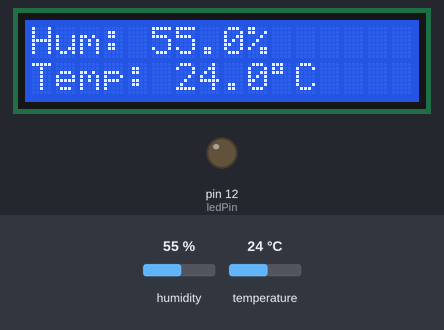
Simulated run of this sketch. Board: Arduino Uno, built with avr-gcc and run on an emulated ATmega328P. Shown: 16×2 character LCD, output pins drawn as LEDs (lit = HIGH). Dashed ring = blinking. The inputs (shaded band) are chosen by the test bench; at power-on: humidity 55 %, temperature 24 °C. What the sketch prints to the serial monitor is not drawn.

Above: at 1.2 s.
1.3 s: humidity set to 79 %
At 2.9 s:
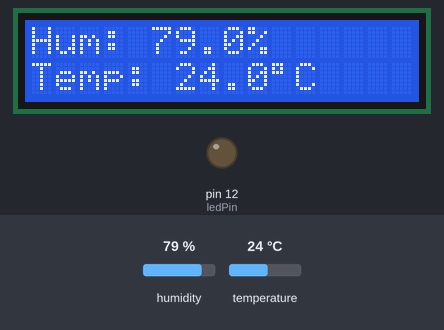
4.1 s: humidity set to 82 %
At 4.7 s:
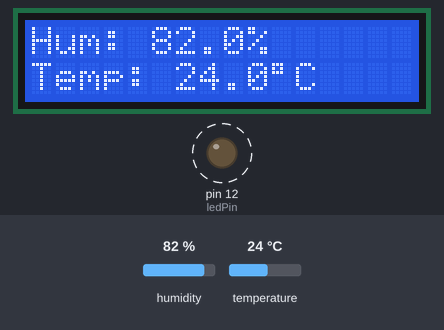
8.9 s: temperature set to 12 °C
At 11.0 s:
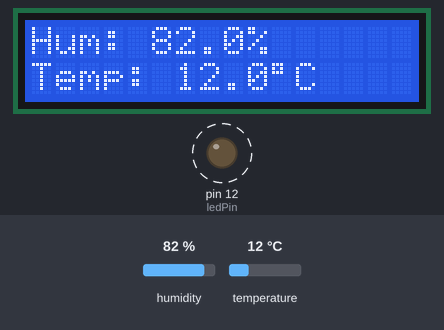
12.1 s: temperature set to 19 °C
At 13.5 s:
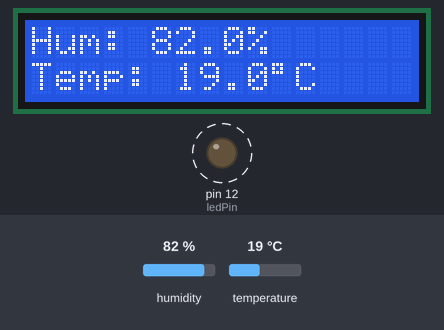
14.9 s: humidity set to 22 %
At 17.8 s:
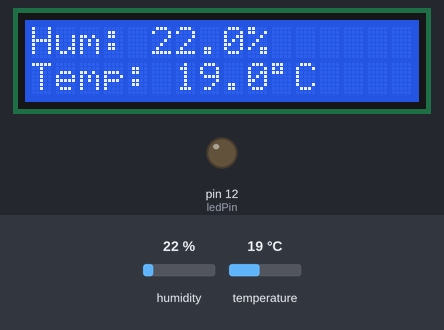
Timing chart, 0 to 19.3 s (numbered marks = the images above; inputs shaded):
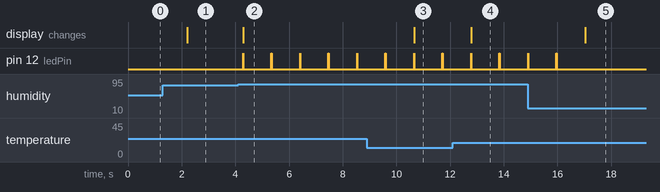

The sketch:

dh11.ino
```cpp
#include <Wire.h>
#include <LiquidCrystal_I2C.h>
#include "DHT.h"

LiquidCrystal_I2C lcd(0x27, 16, 2);   //16位元,2列
const int ledPin = 12;
const int DHTPIN = A0;
#define DHTTYPE DHT11
const float tempThreshold = 40.0; // 溫度門檻
const float humiThreshold = 80.0; // 濕度門檻
const int inter_time = 1000;
int time = 0;


DHT dht(DHTPIN, DHTTYPE);

void setup() {
  Serial.begin(9600);
  lcd.init();   // 初始化
  lcd.backlight(); // 開啟背光
  lcd.setCursor(0, 0);
  pinMode(ledPin, OUTPUT);
  dht.begin();
}

void loop()
{
  float duration, distance;
  float h = dht.readHumidity();
  float t = dht.readTemperature();

  Serial.print("s, Humidity: ");
  Serial.print(h);
  Serial.print("%, Temp: ");
  Serial.print(t);
  Serial.println("C");


  lcd.setCursor(0, 0);    // 設定螢幕座標
  lcd.print("Hum: ");
  lcd.print(h, 1);
  lcd.print("%     ");
  lcd.setCursor(0, 1);
  lcd.print("Temp: ");
  lcd.print(t, 1);
  lcd.print((char)223);
  lcd.print("C   ");


  if ( t > tempThreshold || h > humiThreshold)
  {
    digitalWrite(ledPin, HIGH);
    delay(10);
    digitalWrite(ledPin, LOW);
    delay(10);
  } else {
    digitalWrite(ledPin, LOW);
  }
  time = time + inter_time;
  delay(inter_time);

}
```

Measured:
- the behaviour switches between 80 and 81 % on humidity (found by bisection; images 1 and 2)
- after the input at 1.3 s, the display: changes after 0.90 s (image 1)
- after the input at 4.1 s, pin 12 (ledPin): alternates HIGH for 0.01 s and LOW for 1.1 s, starting after 0.19 s; the display: changes after 0.19 s (image 2)
- after the input at 8.9 s, the display: changes after 1.8 s (image 3)
- after the input at 12.1 s, the display: changes after 0.69 s (image 4)
- after the input at 14.9 s, pin 12 (ledPin): goes on until 16.0 s, then stays LOW; the display: changes after 2.1 s (image 5)
